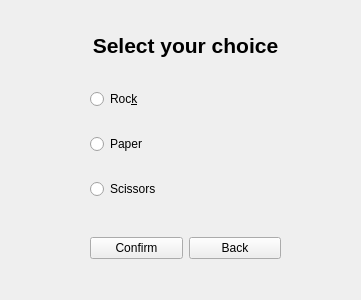
<?xml version="1.0" encoding="UTF-8"?>
<ui version="4.0">
 <class>Form</class>
 <widget class="QWidget" name="Form">
  <property name="geometry">
   <rect>
    <x>0</x>
    <y>0</y>
    <width>361</width>
    <height>300</height>
   </rect>
  </property>
  <property name="windowTitle">
   <string>Form</string>
  </property>
  <widget class="QWidget" name="layoutWidget">
   <property name="geometry">
    <rect>
     <x>90</x>
     <y>70</y>
     <width>191</width>
     <height>151</height>
    </rect>
   </property>
   <layout class="QVBoxLayout" name="verticalLayout">
    <item>
     <widget class="QRadioButton" name="rockButton">
      <property name="text">
       <string>Roc&amp;k</string>
      </property>
     </widget>
    </item>
    <item>
     <widget class="QRadioButton" name="paperButton">
      <property name="text">
       <string>Paper</string>
      </property>
     </widget>
    </item>
    <item>
     <widget class="QRadioButton" name="scissorButton">
      <property name="text">
       <string>Scissors</string>
      </property>
     </widget>
    </item>
   </layout>
  </widget>
  <widget class="QLabel" name="gamePlayHeader">
   <property name="geometry">
    <rect>
     <x>90</x>
     <y>30</y>
     <width>191</width>
     <height>31</height>
    </rect>
   </property>
   <property name="text">
    <string>&lt;html&gt;&lt;head/&gt;&lt;body&gt;&lt;p align=&quot;center&quot;&gt;&lt;span style=&quot; font-size:16pt; font-weight:600;&quot;&gt;Select your choice&lt;/span&gt;&lt;/p&gt;&lt;/body&gt;&lt;/html&gt;</string>
   </property>
  </widget>
  <widget class="QWidget" name="layoutWidget_2">
   <property name="geometry">
    <rect>
     <x>90</x>
     <y>230</y>
     <width>191</width>
     <height>36</height>
    </rect>
   </property>
   <layout class="QHBoxLayout" name="horizontalLayout">
    <item>
     <widget class="QPushButton" name="confirmButton">
      <property name="text">
       <string>Confirm</string>
      </property>
     </widget>
    </item>
    <item>
     <widget class="QPushButton" name="backButton">
      <property name="text">
       <string>Back</string>
      </property>
     </widget>
    </item>
   </layout>
  </widget>
 </widget>
 <resources/>
 <connections/>
</ui>
